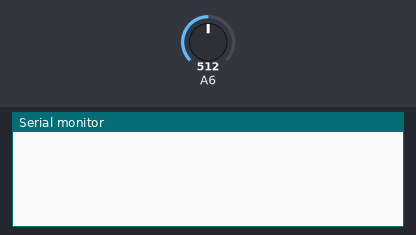
Simulated run of this sketch. Board: Arduino Nano, built with avr-gcc and run on an emulated ATmega328P. On the bench: the last lines printed to the serial monitor. The test bench sets the inputs (shaded band); at power-on: A6 = 512.

Above: at 1.2 s.
1.3 s: A6 set to 716
At 2.7 s:
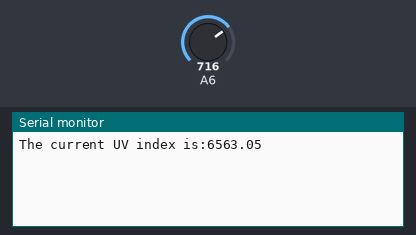
3.6 s: A6 set to 900
At 4.9 s:
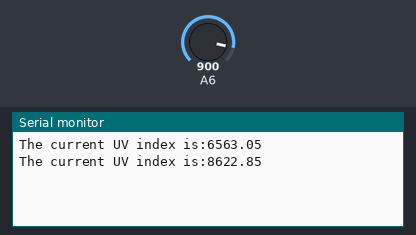
Timing chart, 0 to 6.6 s (numbered marks = the images above; inputs shaded):
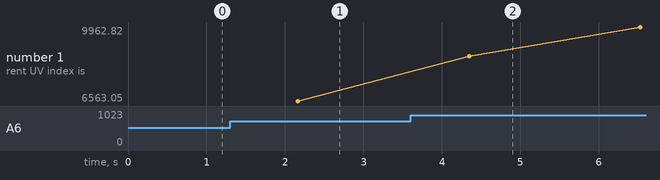

Measured:
- after the input at 1.3 s, the serial monitor: prints a new line after 0.86 s (image 1)
- after the input at 3.6 s, the serial monitor: prints a new line after 0.75 s (image 2)
- plotted number 1: 6563.05 → 9962.82 after the input at 3.6 s

The sketch:

UV_sensore.ino
```cpp
// modified by Victor
// to calculate UV index directly
void setup(){

    Serial.begin(9600);
}

void loop()
{
    int sensorValue;
    long  sum=0;
    for(int i=0;i<1024;i++)// accumulate readings for 1024 times
    {
        sensorValue=analogRead(A6);
        sum=sensorValue+sum;
        delay(2);
    }
    long meanVal = sum/1024;  // get mean value
    Serial.print("The current UV index is:");
    Serial.print((meanVal*1000/4.3-83)/21);// get a detailed calculating expression for UV index in schematic files.
    Serial.print("\n");
    delay(20);

}
```
